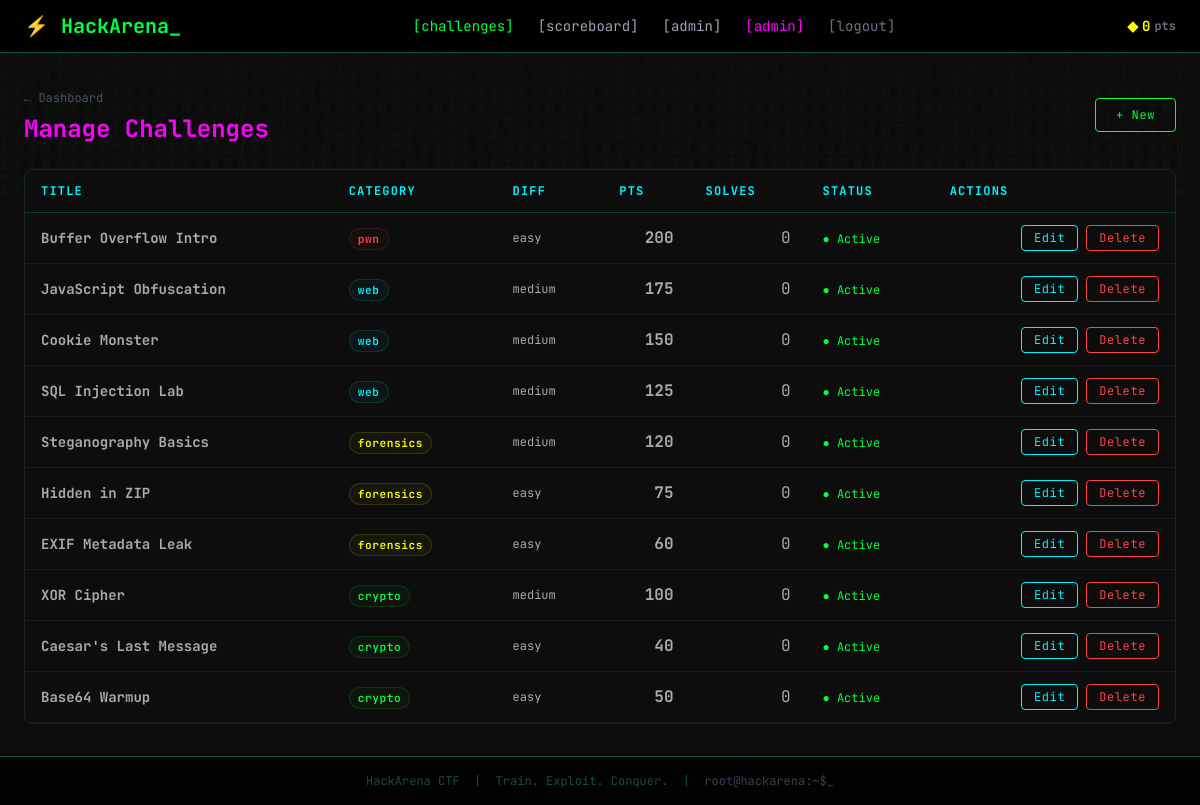
Screenshot of /admin/challenges (signed in) with the database file from the repository.
### app/models/user.py (models this page shows, shortened)
class User(UserMixin, db.Model):
    __tablename__ = "users"
    id = db.Column(db.Integer, primary_key=True)
    username = db.Column(db.String(32), unique=True, nullable=False, index=True)
    email = db.Column(db.String(120), unique=True, nullable=False, index=True)
    password_hash = db.Column(db.String(255), nullable=False)
    role = db.Column(db.String(20), nullable=False, default="user")
    score = db.Column(db.Integer, default=0, nullable=False)
    first_solve_timestamp = db.Column(db.DateTime, nullable=True)
    email_verified = db.Column(db.Boolean, default=False)
    banned = db.Column(db.Boolean, default=False)
    failed_login_attempts = db.Column(db.Integer, default=0)
    last_failed_login = db.Column(db.DateTime, nullable=True)
    created_at = db.Column(db.DateTime, default=lambda: datetime.now(timezone.utc))
    updated_at = db.Column(
        db.DateTime,
        default=lambda: datetime.now(timezone.utc),
        onupdate=lambda: datetime.now(timezone.utc),
    )
    submissions = db.relationship(
        "Submission", back_populates="user", lazy="dynamic", cascade="all, delete-orphan"
    )
    hint_unlocks = db.relationship(
        "HintUnlock", back_populates="user", lazy="dynamic", cascade="all, delete-orphan"
    )
    audit_logs = db.relationship(
        "AuditLog", back_populates="user", lazy="dynamic", cascade="all, delete-orphan"
    )
    @property
    def is_admin(self) -> bool:
        return self.role == "admin"
    @property
    def is_active(self) -> bool:  # Flask-Login interface
        return not self.banned

### app/models/challenge.py (models this page shows, shortened)
class Challenge(db.Model):
    __tablename__ = "challenges"
    id = db.Column(db.Integer, primary_key=True)
    title = db.Column(db.String(200), nullable=False)
    slug = db.Column(db.String(220), unique=True, nullable=False, index=True)
    description = db.Column(db.Text, nullable=False)  # Markdown source
    category = db.Column(db.String(30), nullable=False)
    difficulty = db.Column(db.String(20), nullable=False, default="easy")
    points = db.Column(db.Integer, nullable=False, default=100)
    flag_hash = db.Column(db.String(64), nullable=False)
    file_path = db.Column(db.String(500), nullable=True)
    file_name = db.Column(db.String(255), nullable=True)
    active = db.Column(db.Boolean, default=True)
    solve_count = db.Column(db.Integer, default=0)
    author_id = db.Column(db.Integer, db.ForeignKey("users.id"), nullable=True)
    created_at = db.Column(db.DateTime, default=lambda: datetime.now(timezone.utc))
    updated_at = db.Column(
        db.DateTime,
        default=lambda: datetime.now(timezone.utc),
        onupdate=lambda: datetime.now(timezone.utc),
    )
    hints = db.relationship(
        "Hint", back_populates="challenge", lazy="dynamic", cascade="all, delete-orphan"
    )
    submissions = db.relationship(
        "Submission", back_populates="challenge", lazy="dynamic", cascade="all, delete-orphan"
    )
    author = db.relationship("User", foreign_keys=[author_id])

### app/blueprints/admin/routes.py (the view)
@admin_bp.route("/challenges")
@login_required
@admin_required
def challenges_list():
    challenges = Challenge.query.order_by(Challenge.created_at.desc()).all()
    return render_template("admin/challenges.html", challenges=challenges)

### app/templates/admin/challenges.html (shortened to what this page needs)
{% extends "base.html" %}
{% block content %}
<div class="mb-6 flex items-center justify-between">
    <div>
        <a href="{{ url_for('admin.dashboard') }}" class="text-gray-600 hover:text-matrix text-xs transition-colors">←
            Dashboard</a>
        <h1 class="text-2xl font-bold text-neon-magenta mt-1">Manage Challenges</h1>
    </div>
    <a href="{{ url_for('admin.challenge_new') }}" class="btn-neon px-5 py-2 text-xs rounded">+ New</a>
</div>
<div class="terminal-card rounded-lg overflow-hidden">
    <div class="overflow-x-auto">
        <table class="ctf-table">
            <thead>
                <tr>
                    <th>Title</th>
                    <th>Category</th>
                    <th>Diff</th>
                    <th class="text-right">Pts</th>
                    <th class="text-right">Solves</th>
                    <th>Status</th>
                    <th class="text-right">Actions</th>
                </tr>
            </thead>
            <tbody>
                {% for ch in challenges %}
                <tr>
                    <td class="font-bold text-gray-200 text-sm">{{ ch.title }}</td>
                    <td><span class="badge badge-{{ ch.category }}">{{ ch.category }}</span></td>
                    <td class="diff-{{ ch.difficulty }} text-xs">{{ ch.difficulty }}</td>
                    <td class="text-right text-neon-yellow font-bold">{{ ch.points }}</td>
                    <td class="text-right text-gray-500">{{ ch.solve_count }}</td>
                    <td>
                        {% if ch.active %}
                        <span class="text-matrix text-xs">● Active</span>
                        {% else %}
                        <span class="text-gray-600 text-xs">○ Hidden</span>
                        {% endif %}
                    </td>
                    <td class="text-right">
                        <div class="flex items-center justify-end gap-2">
                            <a href="{{ url_for('admin.challenge_edit', challenge_id=ch.id) }}"
                                class="btn-cyan px-3 py-1 text-xs rounded">Edit</a>
                            <form method="POST" action="{{ url_for('admin.challenge_delete', challenge_id=ch.id) }}"
                                onsubmit="return confirm('Delete {{ ch.title }}? This is irreversible.')">
                                <button type="submit" class="btn-danger px-3 py-1 text-xs rounded">Delete</button>
                            </form>
                        </div>
                    </td>
                </tr>
                {% else %}
                <tr>
                    <td colspan="7" class="text-center text-gray-600 py-8">No challenges yet.</td>
                </tr>
                {% endfor %}
            </tbody>
        </table>
    </div>
</div>
{% endblock %}

### app/templates/base.html (shortened to what this page needs)
<!DOCTYPE html>
<html lang="en" class="dark">
<head>
  <script src="https://cdn.tailwindcss.com"></script>
  <link rel="stylesheet" href="{{ url_for('static', filename='css/hacker.css') }}" />
</head>
<body class="bg-terminal text-matrix font-mono min-h-screen flex flex-col">
  <nav class="relative z-50 border-b border-green-900 bg-black bg-opacity-90 backdrop-blur-sm">
    <div class="max-w-7xl mx-auto px-4 sm:px-6 py-3 flex items-center justify-between">
      <a href="{{ url_for('challenges.list_challenges') }}" class="flex items-center gap-2 group">
        <span class="text-xl font-bold text-matrix group-hover:text-neon-cyan transition-colors duration-200">
          ⚡ HackArena<span class="animate-blink">_</span>
        </span>
      </a>
      <div class="hidden md:flex items-center gap-6 text-sm">
        {% if current_user.is_authenticated %}
          <a href="{{ url_for('challenges.list_challenges') }}"
             class="nav-link {% if request.endpoint and 'challenge' in request.endpoint %}text-matrix{% else %}text-gray-400{% endif %} hover:text-matrix transition-colors">
            [challenges]
          </a>
          <a href="{{ url_for('scoreboard.leaderboard') }}"
             class="nav-link {% if request.endpoint and 'scoreboard' in request.endpoint %}text-matrix{% else %}text-gray-400{% endif %} hover:text-matrix transition-colors">
            [scoreboard]
          </a>
          <a href="{{ url_for('profile.view_profile', username=current_user.username) }}"
             class="nav-link {% if request.endpoint and 'profile' in request.endpoint %}text-matrix{% else %}text-gray-400{% endif %} hover:text-matrix transition-colors">
            [{{ current_user.username }}]
          </a>
          {% if current_user.is_admin %}
          <a href="{{ url_for('admin.dashboard') }}"
             class="nav-link text-neon-magenta hover:text-pink-300 transition-colors">
            [admin]
          </a>
          {% endif %}
          <a href="{{ url_for('auth.logout') }}" class="text-gray-500 hover:text-red-400 transition-colors">[logout]</a>
        {% else %}
          <a href="{{ url_for('auth.login') }}" class="text-gray-400 hover:text-matrix transition-colors">[login]</a>
          <a href="{{ url_for('auth.register') }}" class="btn-neon px-4 py-1 text-xs rounded">[register]</a>
        {% endif %}
      </div>
      {% if current_user.is_authenticated %}
      <div class="hidden md:flex items-center gap-1 text-neon-yellow text-sm font-bold">
        <span>◆</span>
        <span id="nav-score">{{ current_user.score }}</span>
        <span class="text-xs text-gray-500">pts</span>
      </div>
      {% endif %}
    </div>
  </nav>
  <main class="relative z-10 flex-1 max-w-7xl mx-auto w-full px-4 sm:px-6 py-8 animate-fade-in">
    {% block content %}{% endblock %}
  </main>
  <footer class="relative z-10 border-t border-green-900 bg-black bg-opacity-80 text-center py-4 text-xs text-green-900">
    <span>HackArena CTF &nbsp;|&nbsp; Train. Exploit. Conquer.</span>
    &nbsp;|&nbsp;
    <span class="text-gray-700">root@hackarena:~$<span class="animate-blink">_</span></span>
  </footer>
</body>
</html>

### app/static/css/hacker.css (style rules this page uses)
*, *::before, *::after { box-sizing: border-box; }
body { background-color: #000; color: #00ff41; font-family: 'JetBrains Mono', 'Fira Code', Consolas, monospace; }
.btn-neon { display: inline-block; color: #00ff41; border: 1px solid #00ff41; background: transparent; font-family: inherit; cursor: pointer; letter-spacing: 0.05em; transition: all 0.2s; text-decoration: none; }
.btn-cyan { display: inline-block; color: #00f5ff; border: 1px solid #00f5ff; background: transparent; font-family: inherit; cursor: pointer; letter-spacing: 0.05em; transition: all 0.2s; text-decoration: none; }
.btn-danger { display: inline-block; color: #ff4444; border: 1px solid #ff4444; background: transparent; font-family: inherit; cursor: pointer; letter-spacing: 0.05em; transition: all 0.2s; text-decoration: none; }
.terminal-card { background: #0d0d0d; border: 1px solid #1a2a1a; border-radius: 6px; transition: border-color 0.2s, box-shadow 0.2s, transform 0.2s; }
.badge { display: inline-flex; align-items: center; gap: 4px; padding: 2px 8px; border-radius: 9999px; font-size: 0.7rem; font-weight: 600; letter-spacing: 0.05em; border: 1px solid currentColor; }
.badge-web { color: #00f5ff; border-color: #00f5ff22; background: #00f5ff0a; }
.badge-crypto { color: #00ff41; border-color: #00ff4122; background: #00ff410a; }
.badge-forensics { color: #ffff00; border-color: #ffff0022; background: #ffff000a; }
.badge-pwn { color: #ff4444; border-color: #ff444422; background: #ff44440a; }
.diff-easy { color: #00ff41; }
.diff-medium { color: #ffff00; }
.ctf-table { width: 100%; border-collapse: collapse; }
.ctf-table th { color: #00f5ff; font-size: 0.75rem; letter-spacing: 0.1em; text-transform: uppercase; border-bottom: 1px solid #00f5ff33; padding: 0.75rem 1rem; text-align: left; }
.ctf-table td { padding: 0.75rem 1rem; border-bottom: 1px solid #1a1a1a; color: #aaa; }
body::after { content:''; position:fixed; inset:0; pointer-events:none; z-index:1; background: repeating-linear-gradient( 0deg, transparent, transparent 2px, rgba(0,0,0,0.03) 2px, rgba(0,0,0,0.03) 4px ); }

### rows the page displays
User: username "admin", score "0"
Challenge: title "Buffer Overflow Intro", category "pwn", difficulty "easy", points "200", solve_count "0", active "● Active"
Challenge: title "JavaScript Obfuscation", category "web", difficulty "medium", points "175", solve_count "0", active "● Active"
Challenge: title "Cookie Monster", category "web", difficulty "medium", points "150", solve_count "0", active "● Active"
Challenge: title "SQL Injection Lab", category "web", difficulty "medium", points "125", solve_count "0", active "● Active"
Challenge: title "Steganography Basics", category "forensics", difficulty "medium", points "120", solve_count "0", active "● Active"
Challenge: title "Hidden in ZIP", category "forensics", difficulty "easy", points "75", solve_count "0", active "● Active"
Challenge: title "EXIF Metadata Leak", category "forensics", difficulty "easy", points "60", solve_count "0", active "● Active"
Challenge: title "XOR Cipher", category "crypto", difficulty "medium", points "100", solve_count "0", active "● Active"
Challenge: title "Caesar's Last Message", category "crypto", difficulty "easy", points "40", solve_count "0", active "● Active"
Challenge: title "Base64 Warmup", category "crypto", difficulty "easy", points "50", solve_count "0", active "● Active"
